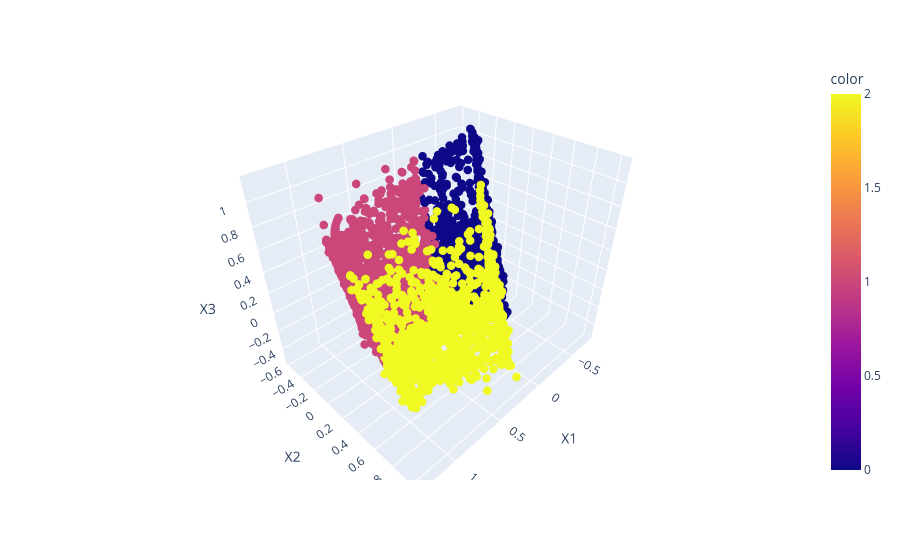

Notebook code for this chart:
### Code cell
fig = px.scatter_3d(new_df, x = "X1", y = "X2", z = "X3", color = preds)
center_x, center_y = k_model.cluster_centers_[:,0], k_model.cluster_centers_[:,1]
fig.update_traces(marker_size = 5)
fig.show()

### Figure 1 — Plotly figure (JSON) as saved in the notebook; plotly's stock layout.template omitted (floating-point values rounded to 4 significant figures; data arrays with more than 128 entries replaced by an {"elided": "..."} marker saying what was removed)
{"data": [{"hovertemplate": "X1=%{x}<br>X2=%{y}<br>X3=%{z}<br>color=%{marker.color}<extra></extra>", "legendgroup": "", "marker": {"color": {"elided": "8637 int values"}, "coloraxis": "coloraxis", "size": 5, "symbol": "circle"}, "mode": "markers", "name": "", "scene": "scene", "showlegend": false, "type": "scatter3d", "x": {"elided": "8637 float values"}, "y": {"elided": "8637 float values"}, "z": {"elided": "8637 float values"}}], "layout": {"coloraxis": {"colorbar": {"title": {"text": "color"}}, "colorscale": [[0, "#0d0887"], [0.1111, "#46039f"], [0.2222, "#7201a8"], [0.3333, "#9c179e"], [0.4444, "#bd3786"], [0.5556, "#d8576b"], [0.6667, "#ed7953"], [0.7778, "#fb9f3a"], [0.8889, "#fdca26"], [1, "#f0f921"]]}, "legend": {"tracegroupgap": 0}, "margin": {"t": 60}, "scene": {"domain": {"x": [0, 1], "y": [0, 1]}, "xaxis": {"title": {"text": "X1"}}, "yaxis": {"title": {"text": "X2"}}, "zaxis": {"title": {"text": "X3"}}}}}
